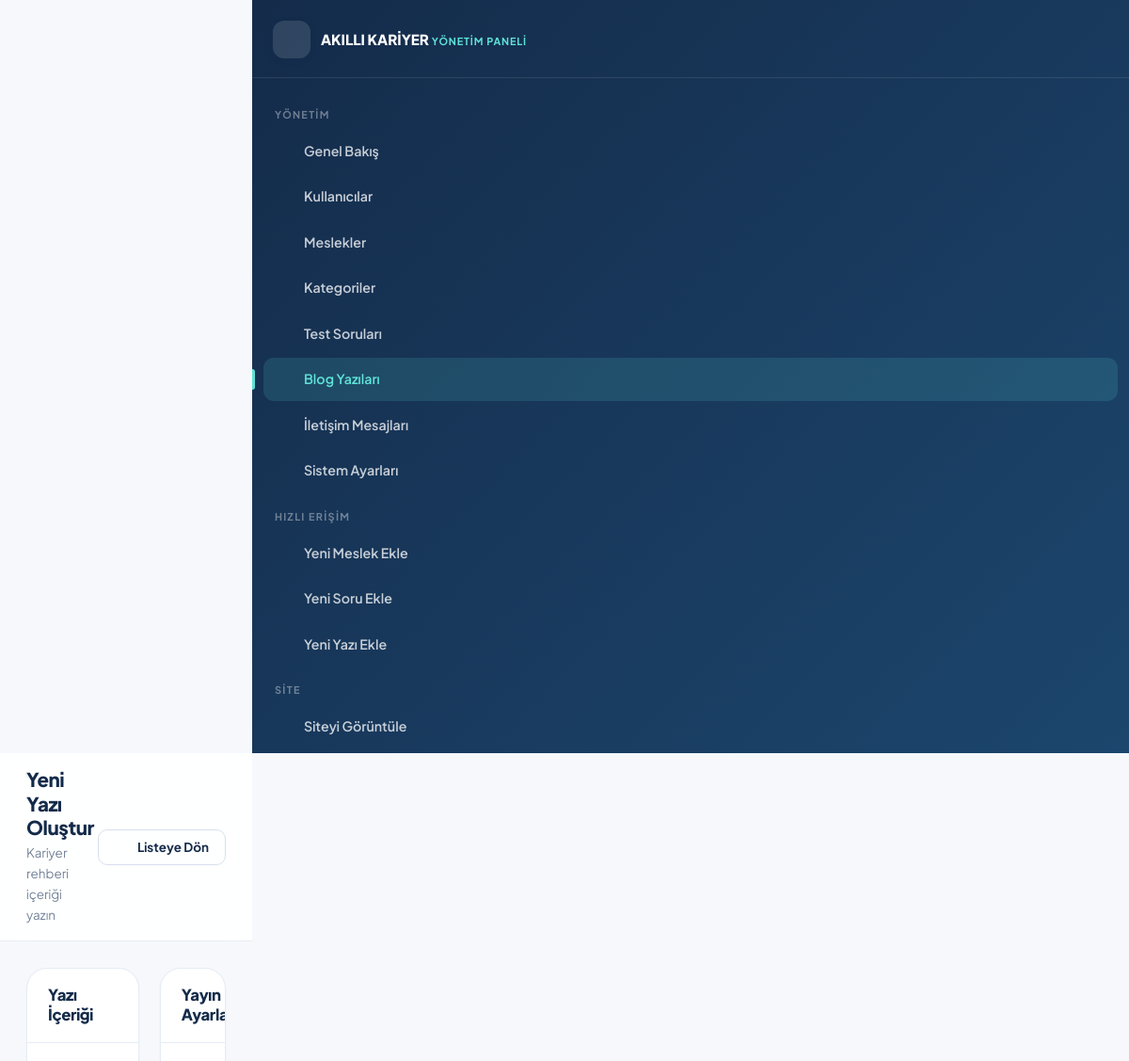
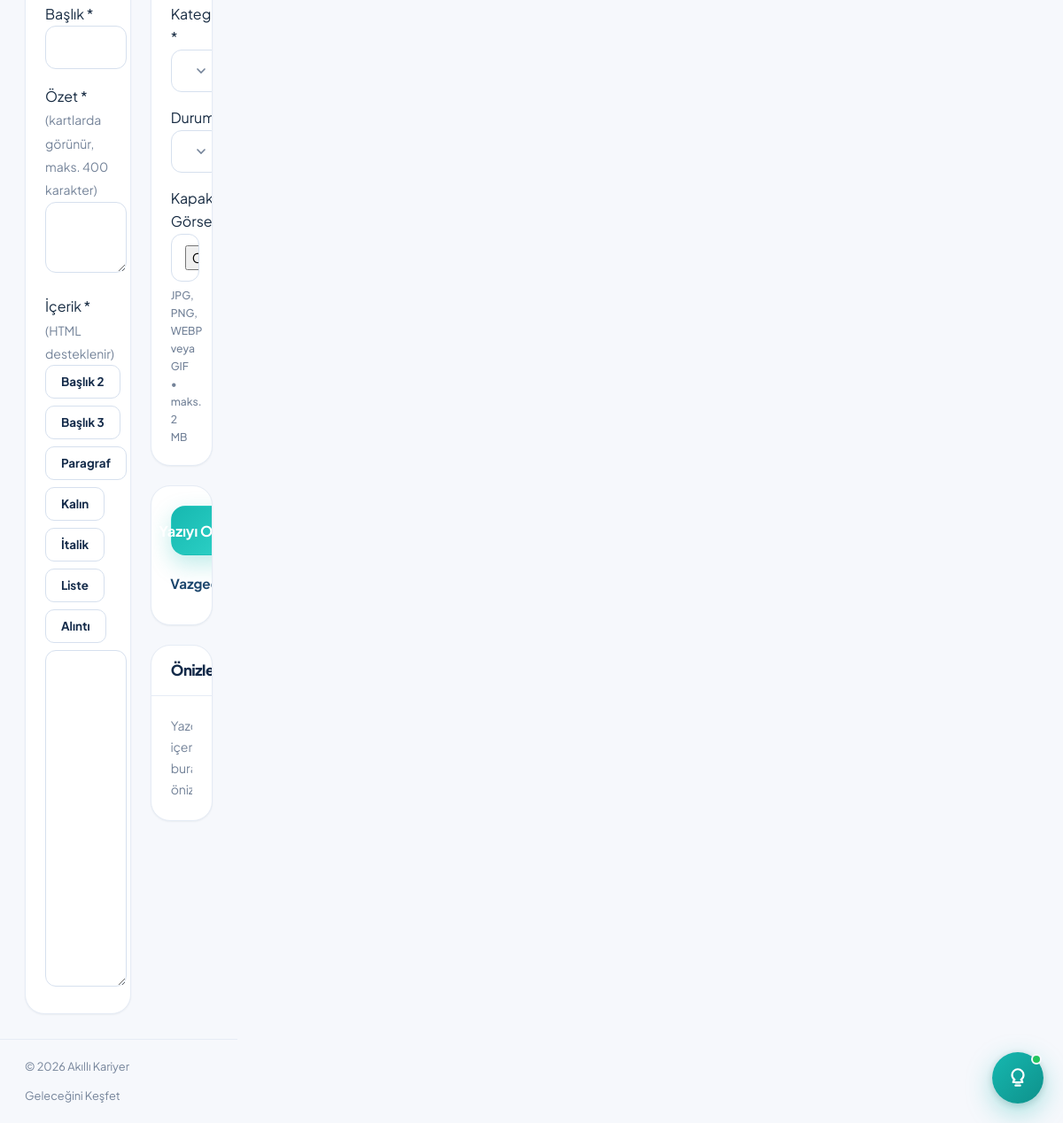
/admin/blog-edit.php (signed in), run on the app's committed database (2 pictures, top to bottom).
### tables this page shows
CREATE TABLE `site_settings` (
  `id` INT UNSIGNED NOT NULL AUTO_INCREMENT,
  `setting_key` VARCHAR(80) NOT NULL,
  `setting_value` TEXT DEFAULT NULL,
  `setting_group` VARCHAR(50) NOT NULL DEFAULT 'genel',
  `setting_type` ENUM('text','number','textarea','color','boolean','select') NOT NULL DEFAULT 'text',
  `label` VARCHAR(150) DEFAULT NULL,
  `created_at` DATETIME NOT NULL DEFAULT CURRENT_TIMESTAMP,
  `updated_at` DATETIME NOT NULL DEFAULT CURRENT_TIMESTAMP ON UPDATE CURRENT_TIMESTAMP,
  PRIMARY KEY (`id`),
  UNIQUE KEY `uq_setting_key` (`setting_key`),
  KEY `idx_setting_group` (`setting_group`)
);

### app/bootstrap.php (called while the page is built, shortened)
<?php
spl_autoload_register(static function (string $class): void {
    $prefix = 'App\\';
    $relative = str_replace('\\', DIRECTORY_SEPARATOR, substr($class, strlen($prefix)));
    $file = APP_ROOT . DIRECTORY_SEPARATOR . 'app' . DIRECTORY_SEPARATOR . $relative . '.php';
});
require_once APP_ROOT . '/app/Helpers/functions.php';

### app/Core/Database.php (called while the page is built, shortened)
<?php
final class Database
{
    private static ?PDO $pdo = null;
    private static array $config = [];
    public static function config(): array
    {
        if (self::$config === []) {
            $file = APP_ROOT . '/config/database.php';
            self::$config = is_file($file) ? require $file : [];
        }
        return self::$config;
    }
    public static function connection(): PDO
    {
        if (self::$pdo instanceof PDO) {
            return self::$pdo;
        }
        $cfg = self::config();
        $dsn = sprintf(
            'mysql:host=%s;port=%s;dbname=%s;charset=%s',
            $cfg['host'] ?? '127.0.0.1',
            $cfg['port'] ?? '3306',
            $cfg['database'] ?? 'akilli_kariyer',
            $cfg['charset'] ?? 'utf8mb4'
        );
        try {
            self::$pdo = new PDO(
                $dsn,
                $cfg['username'] ?? 'root',
                $cfg['password'] ?? '',
                $cfg['options'] ?? []
            );
            self::$pdo->exec("SET NAMES utf8mb4 COLLATE utf8mb4_unicode_ci");
            self::$pdo->exec("SET time_zone = '+03:00'");
        } catch (PDOException $e) {
            self::fail($e);
        }
        return self::$pdo;
    }
    public static function query(string $sql, array $params = []): \PDOStatement
    {
        $stmt = self::connection()->prepare($sql);
        $stmt->execute($params);
        return $stmt;
    }
    public static function fetchAll(string $sql, array $params = []): array
    {
        return self::query($sql, $params)->fetchAll();
    }
}

### app/Models/Setting.php (called while the page is built, shortened)
<?php
class Setting
{
    private static ?array $cache = null;
    public static function all(): array
    {
        if (self::$cache === null) {
            $rows = Database::fetchAll('SELECT * FROM `site_settings` ORDER BY `setting_group`, `id`');
            self::$cache = [];
            foreach ($rows as $row) {
                self::$cache[$row['setting_key']] = $row;
            }
        }
        return self::$cache;
    }
    public static function get(string $key, mixed $default = null): mixed
    {
        $all = self::all();
        $row = $all[$key];
        $value = $row['setting_value'];
        return match ($row['setting_type']) {
            'number'  => is_numeric($value) ? (float) $value : $default,
            'boolean' => (int) $value === 1,
            default   => $value,
        };
    }
}

### admin/blog-edit.php (the view, shortened to what this page needs)
<?php
require_once __DIR__ . '/../app/bootstrap.php';
$postId = (int) ($_GET['id'] ?? 0);
$isEdit = $postId > 0;
$post = $isEdit ? Database::fetch('SELECT * FROM `blog_posts` WHERE `id` = ?', [$postId]) : null;
$panelActions  = '<a href="' . url('admin/blog.php') . '" class="btn btn-outline btn-sm">' . icon('arrow-left', '', 15) . ' Listeye Dön</a>';
require_once __DIR__ . '/../includes/panel-header.php';
?>
<form method="post" enctype="multipart/form-data" class="panel-form" data-guard>
  <div class="layout-aside wide" style="gap:22px">
    <div class="grid" style="gap:22px">
      <section class="panel-card">
        <div class="pc-head"><h2>Yazı İçeriği</h2></div>
        <div class="pc-body">
          <div class="panel-form">
            <label class="field">
              <span>Başlık *</span>
              <input type="text" name="title" class="input" required maxlength="220" value="<?= e(old('title', $post['title'] ?? '')) ?>">
            </label>
            <label class="field">
              <span>Özet * <small class="text-muted-c">(kartlarda görünür, maks. 400 karakter)</small></span>
              <textarea name="excerpt" class="textarea" required maxlength="400" style="min-height:80px"><?= e(old('excerpt', $post['excerpt'] ?? '')) ?></textarea>
            </label>
            <label class="field">
              <span>İçerik * <small class="text-muted-c">(HTML desteklenir)</small></span>
              <div class="flex gap-8" style="margin-bottom:8px;flex-wrap:wrap">
                <?php
                $tools = [
                    ['h2', 'Başlık 2', '<h2>', '</h2>'],
                    ['h3', 'Başlık 3', '<h3>', '</h3>'],
                    ['p', 'Paragraf', '<p>', '</p>'],
                    ['b', 'Kalın', '<strong>', '</strong>'],
                    ['i', 'İtalik', '<em>', '</em>'],
                    ['ul', 'Liste', '<ul>', '</ul>'],
                    ['quote', 'Alıntı', '<blockquote>', '</blockquote>'],
                ];
                foreach ($tools as $t): ?>
                  <button type="button" class="btn btn-outline btn-sm" data-tag="<?= e($t[0]) ?>"><?= e($t[1]) ?></button>
                <?php endforeach; ?>
              </div>
              <textarea name="content" id="content-editor" class="textarea" required style="min-height:380px;font-family:ui-monospace,SFMono-Regular,Menlo,monospace;font-size:.9rem"><?= e(old('content', $post['content'] ?? '')) ?></textarea>
            </label>
          </div>
        </div>
      </section>
    </div>
    <div class="grid" style="gap:22px">
      <section class="panel-card">
        <div class="pc-head"><h3>Yayın Ayarları</h3></div>
        <div class="pc-body grid" style="gap:16px">
          <label class="field">
            <span>Kategori *</span>
            <select name="category_id" class="select" required>
              <option value="">Seçiniz</option>
            </select>
          </label>
          <label class="field">
            <span>Durum</span>
            <select name="status" class="select">
              <option value="draft" <?= ($post['status'] ?? 'draft') === 'draft' ? 'selected' : '' ?>>Taslak</option>
            </select>
          </label>
          <label class="field">
            <span>Kapak Görseli</span>
            <input type="file" name="image" class="input" accept="image/*">
            <span class="hint">JPG, PNG, WEBP veya GIF • maks. 2 MB</span>
          </label>
        </div>
      </section>
      <section class="panel-card">
        <div class="pc-body">
          <button type="submit" class="btn btn-accent btn-block btn-lg">
            <?= icon('save', '', 19) ?> <?= $isEdit ? 'Değişiklikleri Kaydet' : 'Yazıyı Oluştur' ?>
          </button>
          <a href="<?= url('admin/blog.php') ?>" class="btn btn-ghost btn-block" style="margin-top:9px">Vazgeç</a>
        </div>
      </section>
      <section class="panel-card">
        <div class="pc-head"><h3>Önizleme</h3></div>
        <div class="pc-body">
          <div id="preview" style="font-size:.88rem;line-height:1.7;color:var(--c-text);max-height:320px;overflow:auto">
          </div>
        </div>
      </section>
    </div>
  </div>
</form>
<?php require_once __DIR__ . '/../includes/panel-footer.php'; ?>

### includes/panel-footer.php (shortened to what this page needs)
    </main>
    <footer style="padding:20px 28px;border-top:1px solid var(--c-border);font-size:.8rem;color:var(--c-muted);display:flex;justify-content:space-between;gap:12px;flex-wrap:wrap">
      <span>&copy; <?= date('Y') ?> <?= e(setting('site_name', 'Akıllı Kariyer')) ?></span>
      <span><?= e(setting('site_slogan', 'Geleceğini Keşfet')) ?></span>
    </footer>
  </div>
</div>
</body>
</html>

### assets/css/style.css (style rules this page uses)
:root { --c-primary: #142B4A; --c-primary-dark: #0C1E35; --c-secondary: #1C466D; --c-accent: #16B8B0; --c-accent-dark: #0E918B; --c-accent-soft: #E4F7F6; --c-light-blue: #EAF4FA; --c-bg: #F6F8FC; --c-white: #FFFFFF; --c-text: #172B42; --c-muted: #748399; --c-muted-light: #9BA8BC; --c-border: #E6ECF5; --c-border-dark: #D6E0EE; --c-success: #20A779; --c-success-soft: #E4F7F0; --c-warning: #F0A43A; --c-warning-soft: #FEF4E4; --c-danger: #E05A4E; --c-danger-soft: #FDECEA; --c-info: #2D7DD2; --c-info-soft: #E9F2FC; --grad-primary: linear-gradient(135deg, #142B4A 0%, #1C466D 100%); --grad-accent: linear-gradient(135deg, #16B8B0 0%, #2FD3C8 100%); --grad-hero: linear-gradient(120deg, #142B4A 0%, #1C466D 55%, #17556B 100%); --sh-xs: 0 1px 2px rgba(20,43,74,.06); --sh-sm: 0 2px 8px rgba(20,43,74,.06); --sh-md: 0 8px 24px rgba(20,43,74,.08); --sh-lg: 0 16px 40px rgba(20,43,74,.10); --sh-xl: 0 28px 70px rgba(20,43,74,.14); --sh-accent: 0 10px 26px rgba(22,184,176,.28); --r-xs: 8px; --r-sm: 12px; --r-md: 16px; --r-lg: 22px; --r-xl: 30px; --r-pill: 999px; --ff: "Plus Jakarta Sans", "Inter", -apple-system, BlinkMacSystemFont, "Segoe UI", Roboto, Helvetica, Arial, sans-serif; --ff-head: "Plus Jakarta Sans", "Inter", -apple-system, BlinkMacSystemFont, "Segoe UI", Roboto, sans-serif; --header-h: 74px; --container: 1240px; --ease: cubic-bezier(.4, 0, .2, 1); }
*, *::before, *::after { box-sizing: border-box; }
html { scroll-behavior: smooth; -webkit-text-size-adjust: 100%; overflow-x: hidden; }
body { margin: 0; font-family: var(--ff); font-size: 16px; line-height: 1.65; color: var(--c-text); background: var(--c-bg); -webkit-font-smoothing: antialiased; -moz-osx-font-smoothing: grayscale; overflow-x: hidden; }
h1, h2, h3, h4, h5, h6 { font-family: var(--ff-head); color: var(--c-primary); font-weight: 800; line-height: 1.25; letter-spacing: -.02em; margin: 0 0 .6em; }
h2 { font-size: clamp(1.55rem, 3vw, 2.3rem); }
h3 { font-size: clamp(1.2rem, 2vw, 1.5rem); }
a { color: var(--c-secondary); text-decoration: none; transition: color .2s var(--ease); }
.grid { display: grid; gap: 24px; grid-template-columns: minmax(0, 1fr); }
.layout-aside { display: grid; gap: 28px; align-items: start; grid-template-columns: minmax(0, 1fr) 340px; }
.layout-aside.wide { grid-template-columns: minmax(0, 1.7fr) minmax(0, 1fr); }
.flex { display: flex; }
.gap-8 { gap: 8px; }
.btn { display: inline-flex; align-items: center; justify-content: center; gap: 9px; padding: 13px 26px; border-radius: var(--r-sm); font-family: var(--ff); font-size: .95rem; font-weight: 700; line-height: 1.2; border: 1.5px solid transparent; cursor: pointer; transition: transform .2s var(--ease), box-shadow .25s var(--ease), background .2s var(--ease), color .2s var(--ease), border-color .2s var(--ease); text-decoration: none; white-space: nowrap; min-height: 46px; }
.btn-accent { background: var(--grad-accent); color: #fff; box-shadow: var(--sh-accent); }
.btn-outline { background: transparent; color: var(--c-primary); border-color: var(--c-border-dark); }
.btn-ghost { background: transparent; color: var(--c-secondary); }
.btn-sm { padding: 9px 17px; font-size: .84rem; min-height: 38px; border-radius: 10px; }
.btn-lg { padding: 16px 34px; font-size: 1.02rem; min-height: 56px; border-radius: var(--r-md); }
.btn-block { display: flex; width: 100%; }
.field { display: block; }
.field .hint { font-size: .76rem; color: var(--c-muted); font-weight: 500; margin-top: 5px; display: block; }
.input, .select, .textarea { width: 100%; padding: 12px 15px; font-family: var(--ff); font-size: .93rem; color: var(--c-text); background: #fff; border: 1.5px solid var(--c-border-dark); border-radius: var(--r-sm); transition: border-color .2s var(--ease), box-shadow .2s var(--ease); line-height: 1.5; }
.input::placeholder, .textarea::placeholder { color: var(--c-muted-light); }
.textarea { min-height: 120px; resize: vertical; }
.select { appearance: none; padding-right: 40px; cursor: pointer; background-repeat: no-repeat; background-position: right 14px center; }
body { background: var(--c-bg); color: var(--c-text); }
.text-muted-c { color: var(--c-muted) !important; }

### data on the page
site_settings: setting_value "Akıllı Kariyer"
site_settings: setting_value "Geleceğini Keşfet"

### other printed values
$item[3] "Genel Bakış"
$item[3] "Kullanıcılar"
$item[3] "Meslekler"
$item[3] "Kategoriler"
$item[3] "Test Soruları"
$item[3] "Blog Yazıları"
$item[3] "İletişim Mesajları"
$item[3] "Sistem Ayarları"
$panelTitle "Yeni Yazı Oluştur"
$panelSubtitle "Kariyer rehberi içeriği yazın"
$t[1] "Başlık 2"
$t[1] "Başlık 3"
$t[1] "Paragraf"
$t[1] "Kalın"
$t[1] "İtalik"
